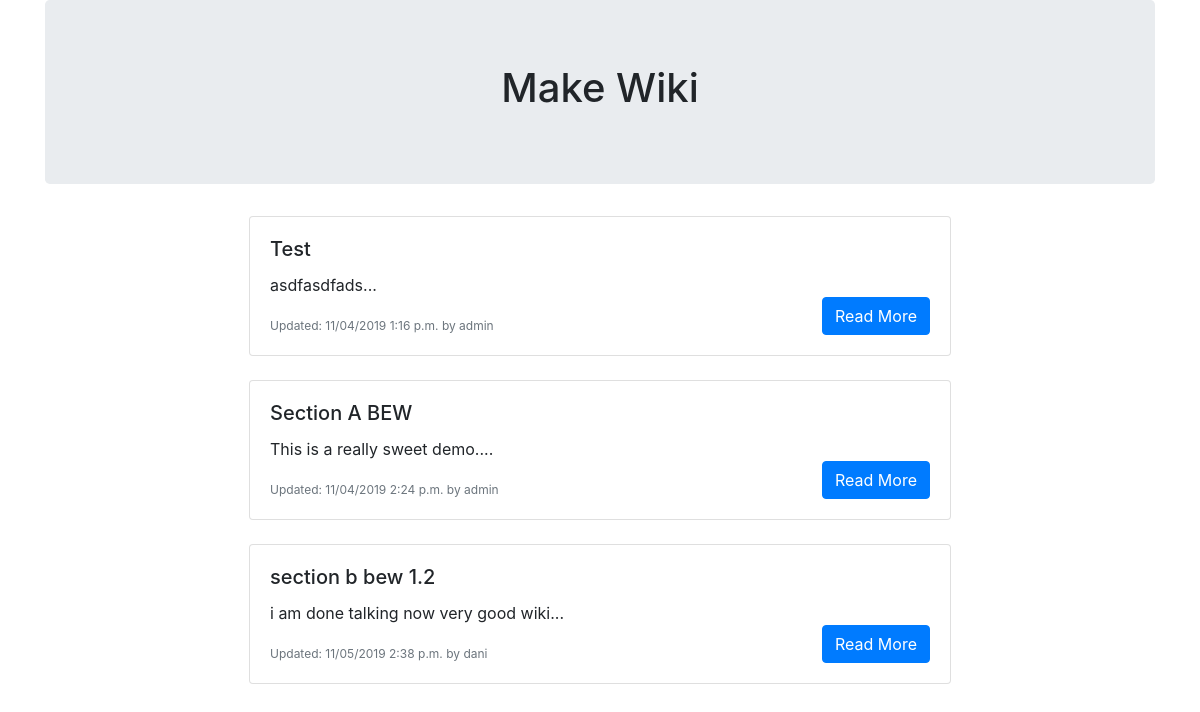
Before: / with the older database file.
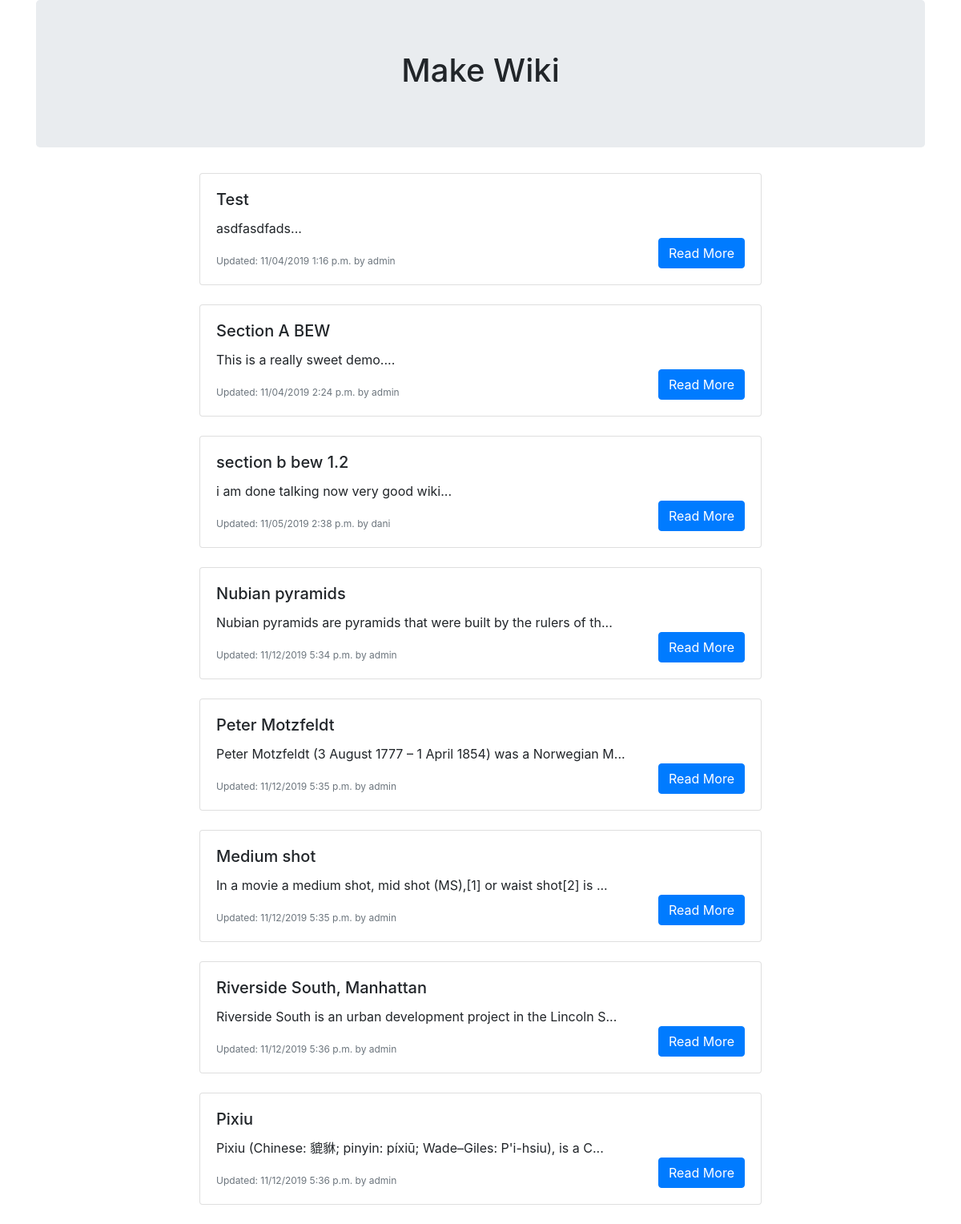
After: the same page with the newer database file.
### wiki/views.py (the view)
# urls.py: path('', PageList.as_view(), name='wiki-list-page'),
class PageList(ListView):
    model = Page
    def get(self, request):
        article_list = self.get_queryset().all()
        return render(request, 'list.html', {'pages': article_list})

### wiki/templates/list.html
{% extends "base.html" %}
{% block content %}
    {% if pages %}
    {% for page in pages %}
    <div class="col d-flex justify-content-center mb-4">
        <div class="card" style="width: 60%;">
            <div class="card-body">
                <h5 class="card-title">{{ page.title }}</h5>
                <p class="card-text mb-0">{{ page.content|slice:"0:64" }}...</p>
                <div class="row d-flex justify-content-between align-items-end m-0">
                    <span class="text-muted" style="font-size: 12px">Updated: {{ page.modified|date:"SHORT_DATETIME_FORMAT" }} by {{ page.author.username }}</span>
                    <a href="{% url 'wiki-details-page' page.slug %}" class="btn btn-primary">Read More</a>
                </div>
            </div>
        </div>
    </div>
    {% endfor %}
    {% endif %}
{% endblock %}

### wiki/templates/base.html (shortened to what this page needs)
<!DOCTYPE html>
<html lang="en">
<head>
    <link rel="stylesheet" href="https://stackpath.bootstrapcdn.com/bootstrap/4.3.1/css/bootstrap.min.css">
</head>
<body>
<div class="container text-center mb-4">
  <div class="jumbotron">
    <h1>Make Wiki</h1>
  </div>
</div>
{% block content %}
{% endblock %}
</body>
</html>

Changed rows visible on the page:
added Page: title "Nubian pyramids", content "Nubian pyramids are pyramids that were built by the rulers of th", modified "11/12/2019 5:34 p.m.", author.username "admin"
added Page: title "Peter Motzfeldt", content "Peter Motzfeldt (3 August 1777 – 1 April 1854) was a Norwegian M", modified "11/12/2019 5:35 p.m.", author.username "admin"
added Page: title "Medium shot", content "In a movie a medium shot, mid shot (MS),[1] or waist shot[2] is", modified "11/12/2019 5:35 p.m.", author.username "admin"
added Page: title "Riverside South, Manhattan", content "Riverside South is an urban development project in the Lincoln S", modified "11/12/2019 5:36 p.m.", author.username "admin"
added Page: title "Pixiu", content "Pixiu (Chinese: 貔貅; pinyin: píxiū; Wade–Giles: P'i-hsiu), is a C", modified "11/12/2019 5:36 p.m.", author.username "admin"
